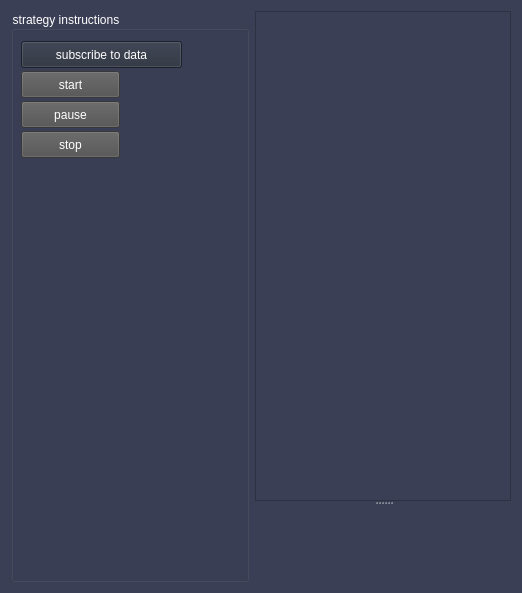
<?xml version="1.0" encoding="UTF-8"?>
<ui version="4.0">
 <class>Cointegration</class>
 <widget class="QWidget" name="Cointegration">
  <property name="geometry">
   <rect>
    <x>0</x>
    <y>0</y>
    <width>522</width>
    <height>593</height>
   </rect>
  </property>
  <property name="windowTitle">
   <string extracomment="Cointegration is statistical arbitrage strategy based on linear regression between financial instruments">Cointegration</string>
  </property>
  <property name="whatsThis">
   <string extracomment="Cointegration is statistical arbitrage strategy based on linear regression between financial instruments"/>
  </property>
  <property name="styleSheet">
   <string notr="true">background-color: rgb(59, 63, 85);</string>
  </property>
  <layout class="QGridLayout" name="gridLayout_3">
   <item row="0" column="1" rowspan="2">
    <widget class="QSplitter" name="splitter">
     <property name="orientation">
      <enum>Qt::Vertical</enum>
     </property>
     <widget class="QListWidget" name="listWidget"/>
     <widget class="QCustomPlot" name="widget" native="true">
      <property name="palette">
       <palette>
        <active>
         <colorrole role="ButtonText">
          <brush brushstyle="SolidPattern">
           <color alpha="255">
            <red>234</red>
            <green>234</green>
            <blue>234</blue>
           </color>
          </brush>
         </colorrole>
        </active>
        <inactive>
         <colorrole role="ButtonText">
          <brush brushstyle="SolidPattern">
           <color alpha="255">
            <red>234</red>
            <green>234</green>
            <blue>234</blue>
           </color>
          </brush>
         </colorrole>
        </inactive>
        <disabled>
         <colorrole role="ButtonText">
          <brush brushstyle="SolidPattern">
           <color alpha="255">
            <red>159</red>
            <green>158</green>
            <blue>158</blue>
           </color>
          </brush>
         </colorrole>
        </disabled>
       </palette>
      </property>
     </widget>
    </widget>
   </item>
   <item row="0" column="0" rowspan="2">
    <widget class="QGroupBox" name="groupBox_strategyInstructions">
     <property name="styleSheet">
      <string notr="true">color:white;</string>
     </property>
     <property name="title">
      <string>strategy instructions</string>
     </property>
     <widget class="QPushButton" name="pushButton_subscribe">
      <property name="geometry">
       <rect>
        <x>10</x>
        <y>30</y>
        <width>161</width>
        <height>27</height>
       </rect>
      </property>
      <property name="styleSheet">
       <string notr="true">color:white;
background-color: rgb(40, 46, 59);</string>
      </property>
      <property name="text">
       <string>subscribe to data</string>
      </property>
     </widget>
     <widget class="QPushButton" name="pushButton_start">
      <property name="geometry">
       <rect>
        <x>10</x>
        <y>60</y>
        <width>99</width>
        <height>27</height>
       </rect>
      </property>
      <property name="styleSheet">
       <string notr="true">color:white;
background-color: rgb(79, 79, 79);</string>
      </property>
      <property name="text">
       <string>start</string>
      </property>
     </widget>
     <widget class="QPushButton" name="pushButton_pause">
      <property name="geometry">
       <rect>
        <x>10</x>
        <y>90</y>
        <width>99</width>
        <height>27</height>
       </rect>
      </property>
      <property name="styleSheet">
       <string notr="true">color:white;
background-color: rgb(79, 79, 79);</string>
      </property>
      <property name="text">
       <string>pause</string>
      </property>
     </widget>
     <widget class="QPushButton" name="pushButton_stop">
      <property name="geometry">
       <rect>
        <x>10</x>
        <y>120</y>
        <width>99</width>
        <height>27</height>
       </rect>
      </property>
      <property name="styleSheet">
       <string notr="true">color:white;
background-color: rgb(79, 79, 79);</string>
      </property>
      <property name="text">
       <string>stop</string>
      </property>
     </widget>
    </widget>
   </item>
  </layout>
 </widget>
 <customwidgets>
  <customwidget>
   <class>QCustomPlot</class>
   <extends>QWidget</extends>
   <header>qcustomplot.h</header>
   <container>1</container>
  </customwidget>
 </customwidgets>
 <resources/>
 <connections/>
</ui>
